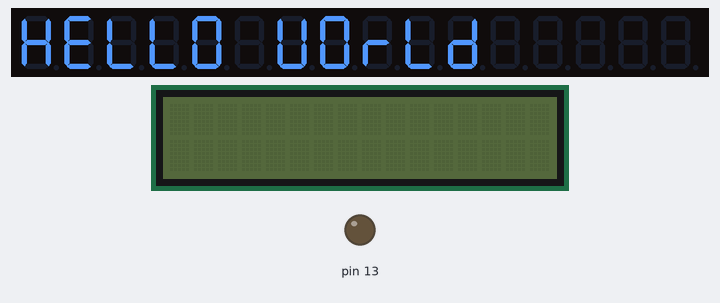
This sketch was run on a simulated Arduino Uno, built with avr-gcc and run on an emulated ATmega328P. On the bench: 16-digit seven-segment display, 16×2 character LCD, output pins drawn as LEDs (lit = HIGH). Dashed ring = blinking. What the sketch prints to the serial monitor is not drawn.

Above: at 0.1 s.
At 0.7 s:
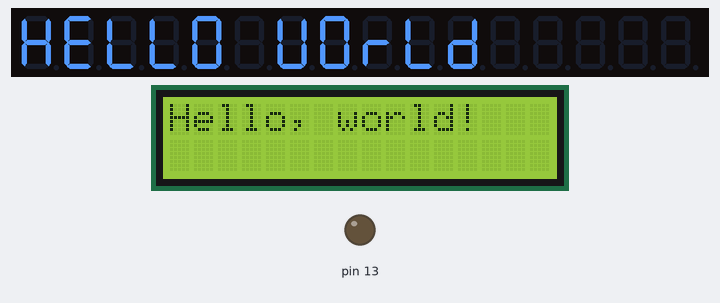
At 1.7 s:
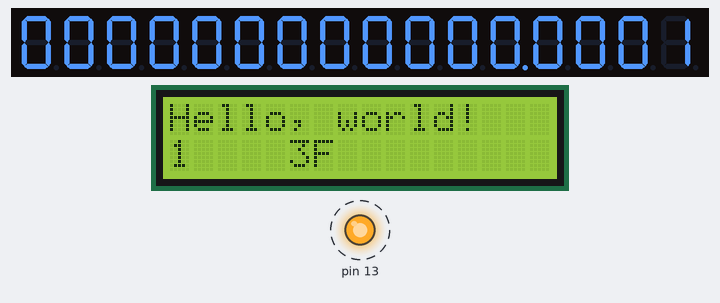
At 39.2 s:
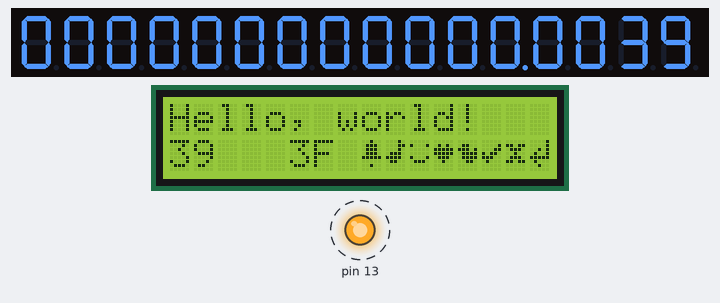
Timing chart, 0 to 40.0 s (numbered marks = the images above):
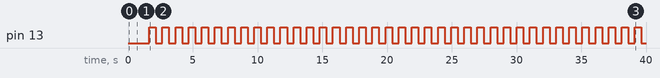

Measured:
- by itself, pin 13: alternates HIGH for 0.50 s and LOW for 0.51 s
- what the display in image 1 shows lasts 1.0 s, from 0.6 s to 1.6 s

The sketch:

ArduinoPCMonitor.ino
```cpp
#include <Wire.h>
#include <LiquidCrystal_I2C.h>
#include <TM1640.h>


LiquidCrystal_I2C lcd(0x3F,16,2);  // set the LCD address to 0x27 for a 16 chars and 2 line display
TM1640 module(9, 10, 16);    // data, clock, 4 digits


uint8_t bell[8]  = {0x4,0xe,0xe,0xe,0x1f,0x0,0x4};
uint8_t note[8]  = {0x2,0x3,0x2,0xe,0x1e,0xc,0x0};
uint8_t smiley[8] = {B00000,B10001,B00000,B00000,B10001,B01110,B00000,};
uint8_t heart[8] = {0x0,0xa,0x1f,0x1f,0xe,0x4,0x0};
uint8_t duck[8]  = {0x0,0xc,0x1d,0xf,0xf,0x6,0x0};
uint8_t check[8] = {0x0,0x1,0x3,0x16,0x1c,0x8,0x0};
uint8_t cross[8] = {0x0,0x1b,0xe,0x4,0xe,0x1b,0x0};
uint8_t retarrow[8] = {  0x1,0x1,0x5,0x9,0x1f,0x8,0x4};


void scani2c() {

  int nDevices = 0;

  Serial.println("Scanning...");
  int lol = 5;
  lcd.setCursor(lol,1);
  for (byte address = 1; address < 127; ++address) {
    // The i2c_scanner uses the return value of
    // the Write.endTransmisstion to see if
    // a device did acknowledge to the address.
    Wire.beginTransmission(address);
    byte error = Wire.endTransmission();

    if (error == 0) {
      Serial.print("I2C device found at address 0x");
      if (address < 16) {
        Serial.print("0");
      }
      Serial.print(address, HEX);
      lcd.print(address, HEX);
      lcd.setCursor(lol,1);
      lol = lol + 3;
      Serial.println("  !");

      ++nDevices;
    } else if (error == 4) {
      Serial.print("Unknown error at address 0x");
      if (address < 16) {
        Serial.print("0");
      }
      Serial.println(address, HEX);
    }
  }
  if (nDevices == 0) {
    Serial.println("No I2C devices found\n");
  } else {
    Serial.println("done\n");
  }
  }

void setup() {

  Serial.begin(9600);
  Serial.println("\nI2C LCD Monitor");
  pinMode(LED_BUILTIN, OUTPUT);     // Initialize the LED_BUILTIN pin as an output
  module.setDisplayToString("HELLO WORLD");
  delay(500);                        // wait
  //module.clearDisplay();

  lcd.init();                      // initialize the lcd


  lcd.createChar(0, bell);
  lcd.createChar(1, note);
  lcd.createChar(2, smiley);
  lcd.createChar(3, heart);
  lcd.createChar(4, duck);
  lcd.createChar(5, check);
  lcd.createChar(6, cross);
  lcd.createChar(7, retarrow);

  // Print a message to the LCD.
  lcd.backlight();
  lcd.setCursor(0,0);
  lcd.print("Hello, world!");
  delay(1000);
  scani2c();
}

void loop() {
  // put your main code here, to run repeatedly:

  digitalWrite(LED_BUILTIN, HIGH);   // turn the LED on (HIGH is the voltage level)
  module.setupDisplay(true, 7);   // sometimes noise on the line may change the intensity level
  int nTime = ((millis() / 1000) / 60) * 100 + (millis() / 1000) % 60; // minutes+seconds as integer
  module.setDisplayToDecNumber(nTime, _BV(4)); // display dot on digit 4
   lcd.setCursor(0,1);
   lcd.print(nTime, DEC);
  delay(500);                        // wait
  digitalWrite(LED_BUILTIN, LOW);    // turn the LED off by making the voltage LOW
  module.setDisplayToDecNumber(nTime, _BV(3)); // display colon on digit 3
  delay(500);                        // wait

  lcd.setCursor(8,1);
  lcd.write(byte(0));
  lcd.write(byte(1));
  lcd.write(byte(2));
  lcd.write(byte(3));
  lcd.write(byte(4));
  lcd.write(byte(5));
  lcd.write(byte(6));
  lcd.write(byte(7));

}
```
